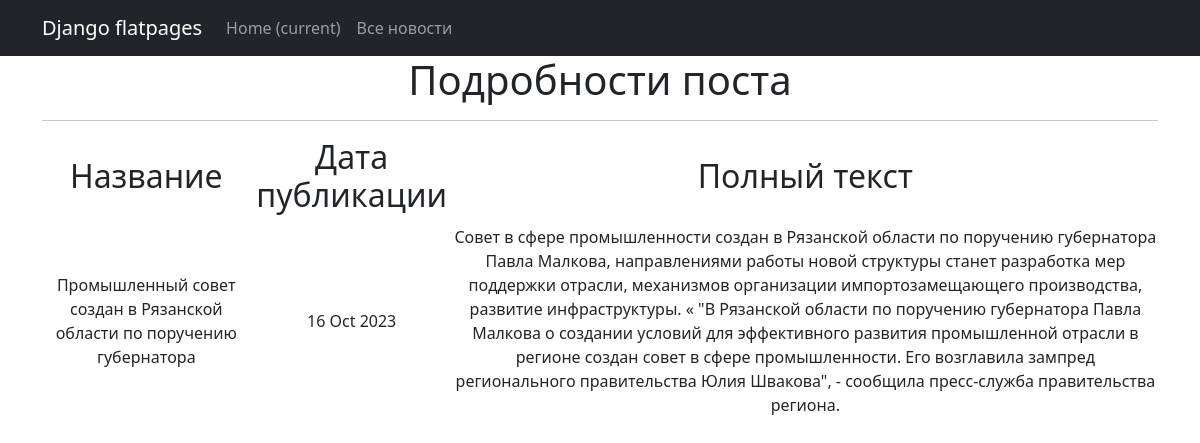
The app's page /news/9 with its own data.
### simpleapp/models.py (models this page shows, shortened)
class Post(models.Model):
    id = models.AutoField(primary_key=True)
    title_of_post = models.CharField(max_length=100)
    author = models.ForeignKey(Author, on_delete=models.CASCADE)
    post_text = models.TextField()
    news_or_article = models.CharField(max_length=8, choices=NEWS_OR_ARTICLE, default='article')
    post_rating = models.IntegerField(default=0)
    date_of_post = models.DateTimeField(auto_now_add=True)
    category = models.ManyToManyField('category', through='PostCategory')

### simpleapp/views.py (the view)
# urls.py: path('news/<int:pk>', PostDetail.as_view(), name='post_detail'),
class PostDetail(DetailView):
    model = Post
    template_name = 'post.html'
    context_object_name = 'post'

### simpleapp/templatetags/custom_filters.py (called while the page is built)
@register.filter()
def censor(value):
   censored_text = value
   for word in value.split(' '):
       if word in BAD_WORDS:
           censored_text = censored_text.replace(word, '***')
   return censored_text

### templates/post.html (shortened to what this page needs)
{% extends 'flatpages/default.html' %}
{% load custom_filters %}
{% block content %}
   <h1>Подробности поста</h1>
   <hr>
       <table>
           <tr>
               <td><h2>Название</h2></td>
               <td><h2>Дата публикации</h2></td>
               <td><h2>Полный текст</h2></td>
           </tr>
           <tr>
               <td>{{ post.title_of_post|censor }}</td>
               <td>{{ post.date_of_post|date:'d M Y' }}</td>
               <td>{{ post.post_text|censor }}</td>
           </tr>
       </table>
{% endblock content %}

### templates/flatpages/default.html (shortened to what this page needs)
<!DOCTYPE html>
<html lang="en">
    <head>
        {% load static %}
        <link href="{% static 'css/styles.css' %}" rel="stylesheet" />
    </head>
    <body>
        <nav class="navbar navbar-expand-lg navbar-dark bg-dark static-top">
   <div class="container">
       <a class="navbar-brand" href="#">Django flatpages</a>
       <div class="collapse navbar-collapse" id="navbarResponsive">
           <ul class="navbar-nav ml-auto">
               <li class="nav-item active">
                   <a class="nav-link" href="#">Home
                       <span class="sr-only">(current)</span>
                   </a>
               </li>
               <li class="nav-item">
                   <a class="nav-link" href="/news/">Все новости</a>
               </li>
           </ul>
       </div>
   </div>
</nav>
    <div class="container">
   <div class="row">
       <div class="col-lg-12 text-center">
           {% block content %}{% endblock content %}
       </div>
   </div>
</div>
    </body>
</html>

### records on screen
Post: title_of_post|censor "Промышленный cовет создан в Рязанской области по поручению губернатора", date_of_post "16 Oct 2023", post_text|censor "Совет в сфере промышленности создан в Рязанской области по поручению губернатора Павла Малкова, направлениями работы новой структуры станет разработка мер поддержки отрасли, механизмов организации импортозамещающего производства, развитие инфраструктуры. « \"В Рязанской области по поручению губернатора Павла Малкова о создании условий для эффективного развития промышленной отрасли в регионе создан совет в сфере промышленности. Его возглавила зампред регионального правительства Юлия Швакова\", - сообщила пресс-служба правительства региона."
